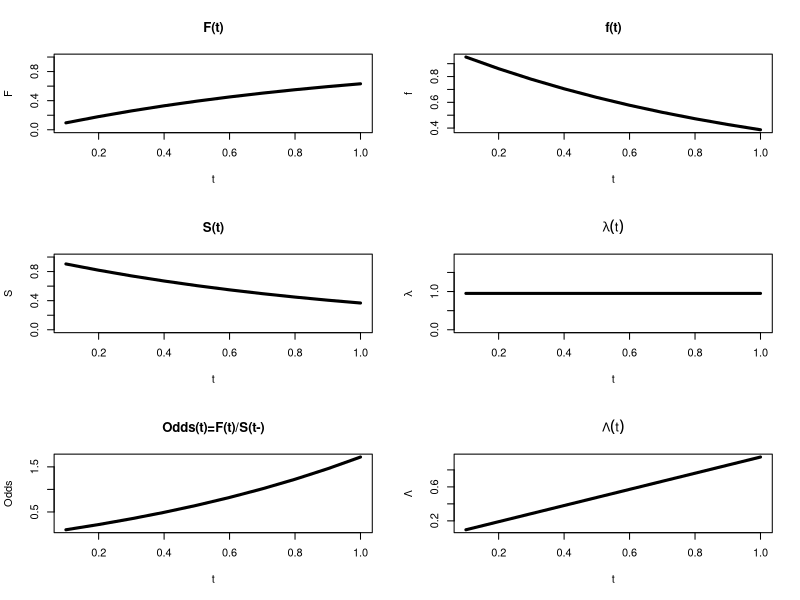

Reproduce this figure in R. (Note: this script raises an error after producing the figure.)
# figs 16.4 and 16.5
distributionForms<-function(t,F, excludeTime0=TRUE){
  n<-length(t)
  if (length(F)!=n) stop("length of F must equal length of t")
  if (t[1]!=0) stop("t[1] must be zero")
  delta<- diff(t)
  f<- c(0,diff(F)/delta)
  S<- 1-F
  Sminus<- c(1,S[-n])
  h<- f/Sminus
  H<- cumsum(h*c(0,delta))
  o<- F/S
  #o<-S/F
  D<-data.frame(t=t,F=F,f=f,S=S,Sm=Sminus,h=h,H=H,o=o)
  if (excludeTime0){
    D <- D[-1,]
  }
  D
}





time<- c(0:2000/1000)
time<-c(0:10/10)
d<-distributionForms(time,pexp(time,rate=1))
#d


plotDist<-function(d){
  par(mfrow=c(3,2))
  plot(d$t,d$F,type="l",main="F(t)",lwd=3,xlab="t",ylab="F",ylim=c(0,1))
  plot(d$t,d$f,type="l",main="f(t)",lwd=3,xlab="t",ylab="f")
  plot(d$t,d$S,type="l",main="S(t)",lwd=3,xlab="t",ylab="S",ylim=c(0,1))
  plot(d$t,d$h,type="l",main=expression(lambda(t)),lwd=3,xlab="t",ylab=expression(lambda),ylim=c(0,2*max(d$h)))
  plot(d$t,d$o,type="l",main="Odds(t)=F(t)/S(t-)",lwd=3,xlab="t",ylab="Odds")
  plot(d$t,d$H,type="l",main=expression(Lambda(t)),lwd=3,xlab="t",ylab=expression(Lambda))
  par(mfrow=c(1,1))
}

##plotDist(d[1:2000,])
plotDist(d)


## find MW parameter that goes with proportional odds parameter theta

phi<-function(theta){
  out<-theta*(-1+theta-log(theta))/(1-theta)^2
  out[theta==1]<- 1/2
  out
}





x<-uniroot(rootfunc,c(1,200),MW=.6)


phi(x$root)



Gpo<-function(F,theta){
  F/(F+theta-theta*F)
}

Gph<-function(F,h){
  1-(1-F)^h
}

time<- 0:2000/1000
weirdF<-function(time,frac=1/4){
  F1<-0.2*pexp(time,rate=5) 
  n<-length(time)
  nf<- round(frac*n)
  #F2[1:nf]<- 0 
  #F2[(nf+1):n]<-  0.8*pexp(time[1:(n-nf)],rate=10)
  #F2<-0.8*pexp(time,rate=10)
  F1+F2  
}


weirdF<-function(time){
  set.seed(1)
  n<-length(time)
  y<-rchisq(n,df=1)
  b<-c(round(n/4),round(n/2))
  i1<-1:b[1]
  i2<-(b[1] + 1):b[2]
  i3<-(b[2] + 1):n
  y<-c(sort(y[i1],decreasing=TRUE),sort(y[i2]),sort(y[i3],decreasing=TRUE))
    

  F<- cumsum(y)/sum(y)
  F
}


weirdF2<-function(time){
  n<-length(time)
  b<-c(round(n/4),round(n/2))
  y<-c(b[1]:1,1:(b[2]-b[1]),(b[2]-b[1]):(-n-b[1]+1+2*b[2]))
  y<- y -y[n]+1
  
  F<- cumsum(y)/sum(y)
  F
}
  
  
  
time<-1:2000/1000

#distributionForms(tt,weirdF(tt))

#plot(time,1-weirdF(time))




pophPlots<-function(MW=0.6,dologodds=FALSE,dologhr=FALSE,base="exponential",hazlim=NULL,orlim=NULL,wparms=c(1,3)){
  rootfunc<-function(theta,mw=MW){
    phi(theta) - mw
  }
  OR<- uniroot(rootfunc,c(1e-6,1e6),tol=.Machine$double.eps^0.5)$root
  #OR<-1/OR
  #HR<- MW/(1-MW)
  HR<- (1-MW)/MW
  time<- 0:2000/1000
  if (base=="exponential"){
    F<- pexp(time)
  } else if (base=="log-logistic"){
    F<- plogis(log(time))
  } else if (base=="weirdF"){
    F<- weirdF(time)
  } else if (base=="Weibull"){
    F<-pweibull(time,shape=wparms[1],scale=wparms[2])
  }
  GPO<-Gpo(F,OR)
  GPH<-Gph(F,HR)
  par(mfrow=c(3,2))
  S<-1-F
  TPO<- 1- GPO
  TPH<-1-GPH
  dF<-distributionForms(time,F)
  dGPO<-distributionForms(time,GPO)
  dGPH<-distributionForms(time,GPH)
  
  par(mfrow=c(3,2))
  par(mar=c(4.1,4.1,0,2.1))
  par(oma=c(0,0,4,0))
  
  LWD<-c(5,3)
  COL<-c("black","gray")
  
  plot(time,S,xlab="",ylab="S",type="l",main="",lwd=LWD[1],col=COL[1],ylim=c(0,1))
  lines(time,TPH,lwd=LWD[2],col=COL[2])
 
  plot(time,S,xlab="",ylab="S",type="l",main="",lwd=LWD[1],col=COL[1], ylim=c(0,1))
  lines(time,TPO,lwd=LWD[2],col=COL[2])
  if (dologhr){
    
    # calculate log(hazard) range
    logHlim<-range(log(c(dF$h,dGPH$h,dGPO$h)))
    
    plot(dF$t,log(dF$h),xlab="",ylab="log(hazard)",type="l",main="",lwd=LWD[1],col=COL[1],ylim=logHlim)
    lines(dGPH$t,log(dGPH$h),lwd=LWD[2],col=COL[2])
    
    
    plot(dF$t,log(dF$h),xlab="",ylab="log(hazard)",type="l",main="",lwd=LWD[1],col=COL[1],ylim=logHlim)
    lines(dGPO$t,log(dGPO$h),lwd=LWD[2],col=COL[2])
  } else {
    
    # calculate log(hazard) range
    if (is.null(hazlim)){
      Hlim<-range((c(dF$h,dGPH$h,dGPO$h)))+c(-.1,+.1)      
    } else {
      Hlim<- hazlim
    }

    
    plot(dF$t,(dF$h),xlab="",ylab="hazard",type="l",main="",lwd=LWD[1],col=COL[1],ylim=Hlim)
    lines(dGPH$t,(dGPH$h),lwd=LWD[2],col=COL[2])
    
    
    plot(dF$t,(dF$h),xlab="",ylab="hazard",type="l",main="",lwd=LWD[1],col=COL[1],ylim=Hlim)
    lines(dGPO$t,(dGPO$h),lwd=LWD[2],col=COL[2])
  }
   
  if (dologodds){
    
    # calculate log(odds) range
    logOddsLim<-range(log(1/c(dF$o,dGPH$o,dGPO$o)))
    
    
    plot(dF$t,log(1/dF$o),xlab="time",ylab="-log(odds)",type="l",main="",lwd=LWD[1],col=COL[1],
         ylim=logOddsLim)
    lines(dGPH$t,log(1/dGPH$o),lwd=LWD[2],col=COL[2])
    
    plot(dF$t,log(1/dF$o),xlab="time",ylab="-log(odds)",type="l",main="",lwd=LWD[1],col=COL[1],
         ylim=logOddsLim)
    lines(dGPO$t,log(1/dGPO$o),lwd=LWD[2],col=COL[2])
  } else {
    if (is.null(orlim)){
      # calculate (odds) range
      OddsLim<-range(c(dF$o,dGPH$o,dGPO$o)) 
    } else {
      OddsLim<-orlim
    }
   
    
    plot(dF$t,(dF$o),xlab="time",ylab="odds",type="l",main="",lwd=LWD[1],col=COL[1],
         ylim=OddsLim)
    lines(dGPH$t,(dGPH$o),lwd=LWD[2],col=COL[2])
    
    plot(dF$t,(dF$o),xlab="time",ylab="odds",type="l",main="",lwd=LWD[1],col=COL[1],
         ylim=OddsLim)
    lines(dGPO$t,(dGPO$o),lwd=LWD[2],col=COL[2])
  }
   
  mtext("Proportional Hazards",side=3,line=1,adj=0.2,outer=TRUE)
  
  mtext("Proportional Odds",side=3,line=1,adj=.8,outer=TRUE)
  
  
  par(mfrow=c(1,1),mar=c(5,4,4,2)+.1,oma=c(0,0,0,0)) 
}

# Figure 16.4
pophPlots(.6, base="exponential")
#dev.print(pdf,file="S:/BRB/Staff Folders/Mike Fay/book/ASHT/book/graph/chCenPlotPOPHexpoential.pdf")


#pophPlots(.6,base="log-logistic")
#dev.print(pdf,file="S:/BRB/Staff Folders/Mike Fay/book/ASHT/book/graph/chCenPlotPOPHloglogistic.pdf")

# Figure 16.5
pophPlots(.6,base="weirdF",hazlim=c(0,20),orlim=c(0,20))
#dev.print(pdf,file="S:/BRB/Staff Folders/Mike Fay/book/ASHT/book/graph/chCenPlotPOPHweird.pdf")

#pophPlots(.6,base="Weibull",wparms=c(3,1),orlim=c(0,12))
#dev.print(pdf,file="S:/BRB/Staff Folders/Mike Fay/book/ASHT/book/graph/chCenPlotPOPHweibull31.pdf")

